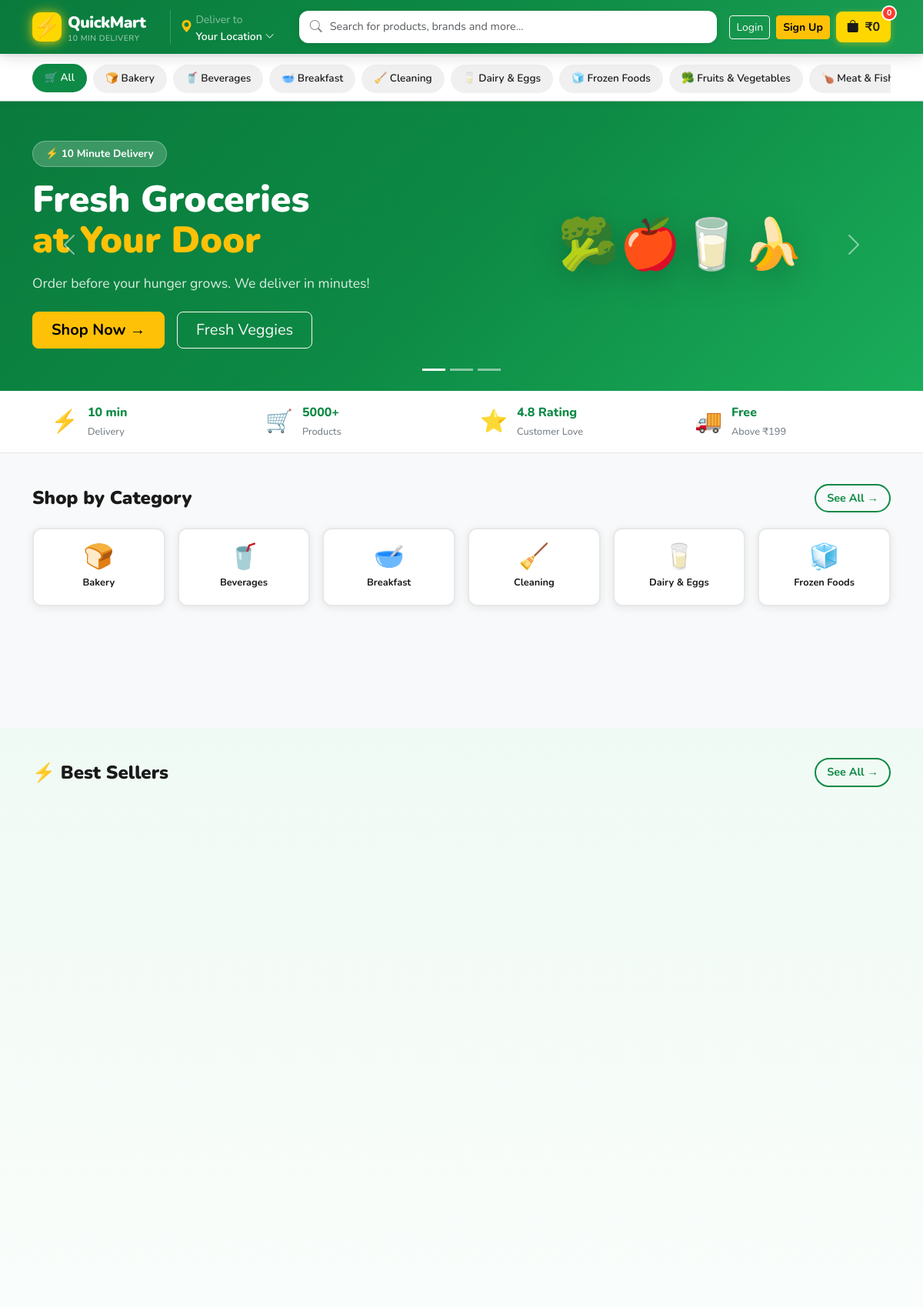
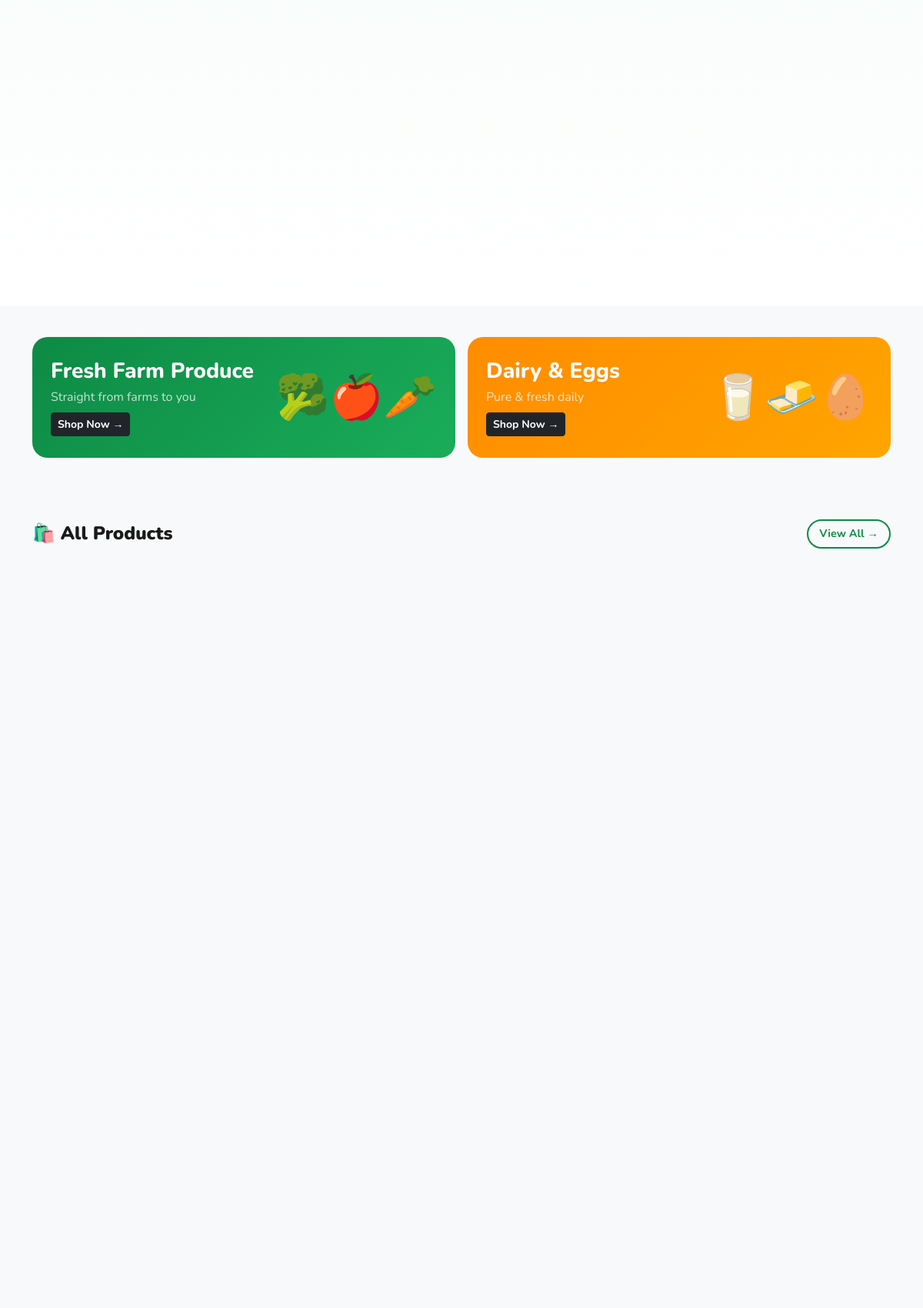
The page / (upper part) on the database its author committed (2 pictures, top to bottom).
### store/models.py (models this page shows, shortened)
class Category(models.Model):
    name = models.CharField(max_length=200)
    slug = models.SlugField(unique=True)
    icon = models.CharField(max_length=100, default='🛒')
    image_url = models.URLField(blank=True, null=True)
    description = models.TextField(blank=True)
    is_active = models.BooleanField(default=True)
    created_at = models.DateTimeField(auto_now_add=True)
    class Meta:
        verbose_name_plural = 'Categories'
        ordering = ['name']

### store/views.py (the view)
# urls.py: path('', views.home, name='home'),
def home(request):
    categories = Category.objects.filter(is_active=True)
    featured_products = Product.objects.filter(is_featured=True, is_active=True)[:12]
    all_products = Product.objects.filter(is_active=True)[:24]
    cart = get_or_create_cart(request)
    cart_product_ids = list(cart.items.values_list('product_id', flat=True))
    context = {
        'categories': categories,
        'featured_products': featured_products,
        'all_products': all_products,
        'cart_product_ids': cart_product_ids,
    }
    return render(request, 'store/home.html', context)

### store/context_processors.py (called while the page is built)
def cart_count(request):
    try:
        if request.user.is_authenticated:
            cart = Cart.objects.filter(user=request.user).first()
        else:
            session_key = request.session.session_key
            cart = Cart.objects.filter(session_key=session_key, user=None).first() if session_key else None
        if cart:
            return {
                'cart_count': cart.total_items,
                'cart_total': cart.total,
            }
    except Exception:
        pass
    return {'cart_count': 0, 'cart_total': 0}

### store/models.py (called while the page is built)
    @property
    def discount_percent(self):
        if self.original_price and self.original_price > self.price:
            discount = ((self.original_price - self.price) / self.original_price) * 100
            return int(discount)
        return 0

    @property
    def is_in_stock(self):
        return self.stock > 0

### store/views.py (called while the page is built)
def get_or_create_cart(request):
    if request.user.is_authenticated:
        cart, _ = Cart.objects.get_or_create(user=request.user)
    else:
        if not request.session.session_key:
            request.session.create()
        session_key = request.session.session_key
        cart, _ = Cart.objects.get_or_create(session_key=session_key, user=None)
    return cart

### templates/store/home.html (shortened to what this page needs)
{% extends 'store/base.html' %}
{% load static %}
{% block category_nav %}
<div class="category-nav-bar">
    <div class="container">
        <div class="category-scroll">
            <a href="{% url 'products' %}" class="category-pill active">
                🛒 All
            </a>
            {% for cat in categories %}
            <a href="{% url 'products' %}?category={{ cat.slug }}" class="category-pill">
                {{ cat.icon }} {{ cat.name }}
            </a>
            {% endfor %}
        </div>
    </div>
</div>
{% endblock %}
{% block content %}
<section class="hero-section">
    <div id="heroCarousel" class="carousel slide carousel-fade" data-bs-ride="carousel" data-bs-interval="4000">
        <div class="carousel-indicators">
            <button type="button" data-bs-target="#heroCarousel" data-bs-slide-to="0" class="active"></button>
            <button type="button" data-bs-target="#heroCarousel" data-bs-slide-to="1"></button>
            <button type="button" data-bs-target="#heroCarousel" data-bs-slide-to="2"></button>
        </div>
        <div class="carousel-inner">
            <div class="carousel-item active">
                <div class="hero-slide hero-slide-1">
                    <div class="container h-100">
                        <div class="row h-100 align-items-center">
                            <div class="col-lg-6">
                                <span class="hero-badge">⚡ 10 Minute Delivery</span>
                                <h1 class="hero-title">Fresh Groceries<br><span class="text-warning">at Your Door</span></h1>
                                <p class="hero-subtitle">Order before your hunger grows. We deliver in minutes!</p>
                                <div class="d-flex gap-3 flex-wrap">
                                    <a href="{% url 'products' %}" class="btn btn-warning btn-lg fw-bold px-4">Shop Now →</a>
                                    <a href="{% url 'products' %}?category=fruits-vegetables" class="btn btn-outline-light btn-lg px-4">Fresh Veggies</a>
                                </div>
                            </div>
                            <div class="col-lg-6 text-center d-none d-lg-block">
                                <div class="hero-emoji-display">🥦🍎🥛🍌</div>
                            </div>
                        </div>
                    </div>
                </div>
            </div>
        </div>
        <button class="carousel-control-prev" type="button" data-bs-target="#heroCarousel" data-bs-slide="prev">
            <span class="carousel-control-prev-icon"></span>
        </button>
        <button class="carousel-control-next" type="button" data-bs-target="#heroCarousel" data-bs-slide="next">
            <span class="carousel-control-next-icon"></span>
        </button>
    </div>
</section>
<section class="stats-strip">
    <div class="container">
        <div class="row g-0">
            <div class="col-6 col-md-3">
                <div class="stat-item">
                    <div class="stat-icon">⚡</div>
                    <div class="stat-text">
                        <strong>10 min</strong>
                        <span>Delivery</span>
                    </div>
                </div>
            </div>
            <div class="col-6 col-md-3">
                <div class="stat-item">
                    <div class="stat-icon">🛒</div>
                    <div class="stat-text">
                        <strong>5000+</strong>
                        <span>Products</span>
                    </div>
                </div>
            </div>
            <div class="col-6 col-md-3">
                <div class="stat-item">
                    <div class="stat-icon">⭐</div>
                    <div class="stat-text">
                        <strong>4.8 Rating</strong>
                        <span>Customer Love</span>
                    </div>
                </div>
            </div>
            <div class="col-6 col-md-3">
                <div class="stat-item">
                    <div class="stat-icon">🚚</div>
                    <div class="stat-text">
                        <strong>Free</strong>
                        <span>Above ₹199</span>
                    </div>
                </div>
            </div>
        </div>
    </div>
</section>
<section class="section-padding">
    <div class="container">
        <div class="section-header">
            <h2 class="section-title">Shop by Category</h2>
            <a href="{% url 'products' %}" class="see-all-link">See All →</a>
        </div>
        <div class="row g-3">
            {% for cat in categories %}
            <div class="col-4 col-md-3 col-lg-2">
                <a href="{% url 'products' %}?category={{ cat.slug }}" class="category-card">
                    <div class="category-card-icon">{{ cat.icon }}</div>
                    <div class="category-card-name">{{ cat.name }}</div>
                </a>
            </div>
            {% endfor %}
        </div>
    </div>
</section>
{% if featured_products %}
<section class="section-padding bg-light-green">
    <div class="container">
        <div class="section-header">
            <h2 class="section-title">⚡ Best Sellers</h2>
            <a href="{% url 'products' %}" class="see-all-link">See All →</a>
        </div>
        <div class="row g-3">
            {% for product in featured_products %}
            <div class="col-6 col-md-4 col-lg-3">
            </div>
            {% endfor %}
        </div>
    </div>
</section>
{% endif %}
<section class="section-padding">
    <div class="container">
        <div class="row g-3">
            <div class="col-md-6">
                <div class="promo-card promo-green" onclick="window.location='{% url 'products' %}?category=fruits-vegetables'">
                    <div>
                        <h3 class="fw-800 mb-1">Fresh Farm Produce</h3>
                        <p class="mb-2 opacity-75">Straight from farms to you</p>
                        <span class="btn btn-dark btn-sm fw-bold">Shop Now →</span>
                    </div>
                    <div class="promo-emoji">🥦🍎🥕</div>
                </div>
            </div>
            <div class="col-md-6">
                <div class="promo-card promo-yellow" onclick="window.location='{% url 'products' %}?category=dairy-eggs'">
                    <div>
                        <h3 class="fw-800 mb-1">Dairy & Eggs</h3>
                        <p class="mb-2 opacity-75">Pure & fresh daily</p>
                        <span class="btn btn-dark btn-sm fw-bold">Shop Now →</span>
                    </div>
                    <div class="promo-emoji">🥛🧈🥚</div>
                </div>
            </div>
        </div>
    </div>
</section>
<section class="section-padding">
    <div class="container">
        <div class="section-header">
            <h2 class="section-title">🛍️ All Products</h2>
            <a href="{% url 'products' %}" class="see-all-link">View All →</a>
        </div>
        <div class="row g-3">
            {% for product in all_products %}
            <div class="col-6 col-md-4 col-lg-3">
            </div>
            {% endfor %}
        </div>
    </div>
</section>
{% endblock %}

### static/css/style.css (style rules this page uses)
:root { --green: #0d8a45; --green-dark: #076b35; --green-light: #e8f5ee; --yellow: #ffd700; --orange: #ff6b00; --text-dark: #1a1a1a; --text-muted: #6c757d; --border: #e8e8e8; --shadow: 0 2px 12px rgba(0,0,0,0.08); --shadow-lg: 0 8px 30px rgba(0,0,0,0.12); --radius: 12px; --radius-sm: 8px; --radius-lg: 20px; }
* { box-sizing: border-box; }
body { font-family: 'Nunito', sans-serif; color: var(--text-dark); background: #f8f9fa; overflow-x: hidden; }
.fw-800 { font-weight: 800 !important; }
.category-nav-bar { background: white; border-bottom: 1px solid var(--border); padding: 8px 0; position: sticky; top: 74px; z-index: 999; box-shadow: 0 2px 8px rgba(0,0,0,0.05); }
.category-scroll { display: flex; gap: 8px; overflow-x: auto; scrollbar-width: none; padding: 2px 0; }
.category-pill { display: flex; align-items: center; gap: 4px; padding: 6px 14px; background: #f0f0f0; border-radius: 50px; text-decoration: none; color: var(--text-dark); font-size: 0.85rem; font-weight: 600; white-space: nowrap; transition: all 0.2s; border: 2px solid transparent; }
.category-pill:hover, .category-pill.active { background: var(--green); color: white; border-color: var(--green); transform: translateY(-1px); }
.hero-section { margin-bottom: 0; }
.hero-slide { height: 380px; display: flex; align-items: center; padding: 40px 0; }
.hero-slide-1 { background: linear-gradient(135deg, #0a7a3c 0%, #0d8a45 50%, #1aad5a 100%); }
.hero-badge { display: inline-block; background: rgba(255,255,255,0.2); color: white; padding: 6px 16px; border-radius: 50px; font-size: 0.85rem; font-weight: 700; margin-bottom: 16px; backdrop-filter: blur(10px); border: 1px solid rgba(255,255,255,0.3); }
.hero-title { font-size: clamp(2rem, 4vw, 3rem); font-weight: 900; color: white; line-height: 1.1; margin-bottom: 16px; }
.hero-subtitle { color: rgba(255,255,255,0.85); font-size: 1.1rem; margin-bottom: 24px; }
.hero-emoji-display { font-size: 4rem; animation: float 3s ease-in-out infinite; filter: drop-shadow(0 10px 20px rgba(0,0,0,0.2)); }
.stats-strip { background: white; border-bottom: 1px solid var(--border); padding: 0; }
.stat-item { display: flex; align-items: center; gap: 12px; padding: 16px 24px; border-right: 1px solid var(--border); transition: background 0.2s; }
.stat-item:last-child { border-right: none; }
.stat-icon { font-size: 1.8rem; }
.stat-text strong { display: block; font-size: 1rem; font-weight: 800; color: var(--green); }
.stat-text span { font-size: 0.8rem; color: var(--text-muted); }
.section-padding { padding: 40px 0; }
.bg-light-green { background: linear-gradient(180deg, #f0faf4 0%, #ffffff 100%); }
.section-header { display: flex; align-items: center; justify-content: space-between; margin-bottom: 20px; }
.section-title { font-size: 1.5rem; font-weight: 900; margin-bottom: 0; color: var(--text-dark); }
.see-all-link { color: var(--green); font-weight: 700; text-decoration: none; font-size: 0.9rem; padding: 6px 14px; border-radius: 50px; border: 2px solid var(--green); transition: all 0.2s; }
.category-card { display: flex; flex-direction: column; align-items: center; justify-content: center; padding: 20px 10px; background: white; border-radius: var(--radius); border: 2px solid var(--border); text-decoration: none; color: var(--text-dark); font-weight: 700; font-size: 0.8rem; text-align: center; transition: all 0.25s; gap: 10px; box-shadow: var(--shadow); }
.category-card-icon { font-size: 2rem; line-height: 1; }
.category-card-name { line-height: 1.2; }
.promo-card { border-radius: var(--radius-lg); padding: 28px 24px; display: flex; align-items: center; justify-content: space-between; cursor: pointer; transition: all 0.25s; overflow: hidden; position: relative; }
.promo-green { background: linear-gradient(135deg, #0d8a45, #1aad5a); color: white; }
.promo-yellow { background: linear-gradient(135deg, #ff8c00, #ffa500); color: white; }
.promo-emoji { font-size: 3.5rem; animation: float 3s ease-in-out infinite; }
.fade-in-up { opacity: 0; transform: translateY(20px); transition: opacity .5s ease, transform .5s ease; }
.fade-in-up.visible { opacity: 1; transform: translateY(0); }

### rows shown on the page
Category: icon "🍞", name "Bakery"
Category: icon "🥤", name "Beverages"
Category: icon "🥣", name "Breakfast"
Category: icon "🧹", name "Cleaning"
Category: icon "🥛", name "Dairy & Eggs"
Category: icon "🧊", name "Frozen Foods"
Category: icon "🥦", name "Fruits & Vegetables"
Category: icon "🍗", name "Meat &…"

### other values the page prints
{{ cart_count }} "0"
{{ cart_total|floatformat:0 }} "0"
